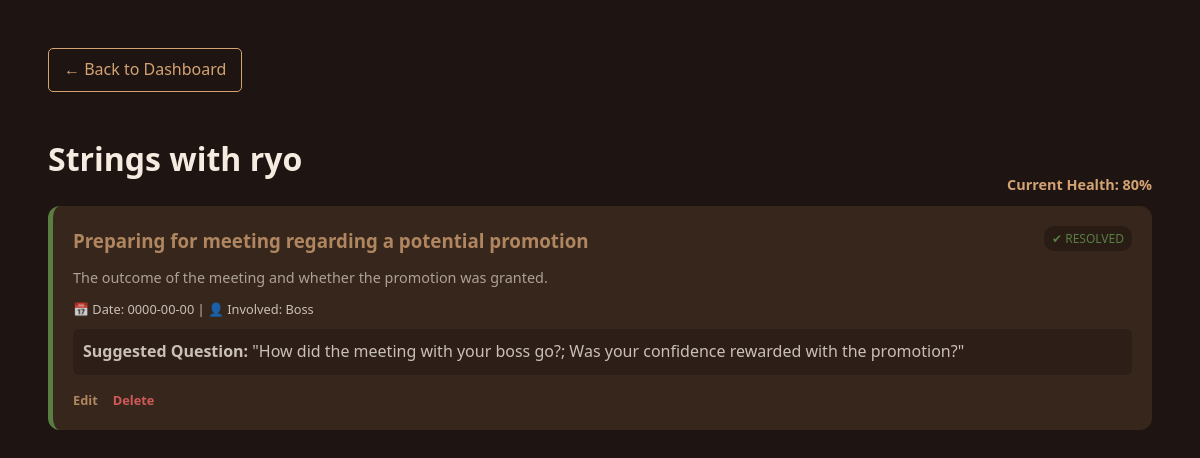
Page /user/view_events.php?id=10 (signed in) on the committed database.
### tables this page shows
CREATE TABLE `strings` (
  `stringID` int(11) NOT NULL,
  `connectionID` int(11) DEFAULT NULL,
  `ownerID` varchar(10) DEFAULT NULL,
  `stringHealth` decimal(5,2) DEFAULT 100.00,
  `lastInteraction` timestamp NOT NULL DEFAULT current_timestamp() ON UPDATE current_timestamp()
);

CREATE TABLE `connections` (
  `ownerID` varchar(10) DEFAULT NULL,
  `connectionID` int(11) NOT NULL,
  `Name` varchar(20) DEFAULT NULL,
  `RelationshipType` enum('Friend','Family','Partner','Colleague') DEFAULT NULL,
  `Birthday` date DEFAULT NULL,
  `Bio` varchar(100) DEFAULT NULL
);

CREATE TABLE `events` (
  `eventID` int(11) NOT NULL,
  `ownerID` varchar(10) DEFAULT NULL,
  `connectionID` int(11) DEFAULT NULL,
  `Antagonist` varchar(80) DEFAULT NULL,
  `EventTitle` varchar(100) DEFAULT NULL,
  `EventDate` date DEFAULT NULL,
  `FollowUpTopic` varchar(200) DEFAULT NULL,
  `SuggestedQuestions` text DEFAULT NULL,
  `isResolved` tinyint(1) DEFAULT 0
);

### user/view_events.php (the view, shortened to what this page needs)
<?php
require_once '../config/db.php';
$cid = $_GET['id'];
$uid = $_SESSION['user_id'];
$cStmt = $conn->prepare("SELECT c.Name, s.stringHealth
                         FROM CONNECTIONS c
                         JOIN strings s ON c.connectionID = s.connectionID
                         WHERE c.connectionID = ? AND c.ownerID = ?");
$cStmt->bind_param("is", $cid, $uid);
$cStmt->execute();
$data = $cStmt->get_result()->fetch_assoc();
$cName = $data['Name'] ?? "Connection";
$health = $data['stringHealth'] ?? 0;
$stmt = $conn->prepare("SELECT * FROM EVENTS WHERE connectionID = ? AND ownerID = ? ORDER BY isResolved ASC, eventID DESC");
$stmt->bind_param("is", $cid, $uid);
$stmt->execute();
$events = $stmt->get_result();
?>
<!DOCTYPE html>
<html>
<head>
</head>
<body>
    <a href="dashboard.php" class="btn-back">← Back to Dashboard</a>
    <div style="display: flex; justify-content: space-between; align-items: flex-end;">
        <h1>Strings with <?php echo htmlspecialchars($cName); ?></h1>
        <span class="health-indicator" style="color: <?php echo ($health < 50) ? '#ff6b6b' : '#d4a373'; ?>">
            Current Health: <?php echo number_format($health, 0); ?>%
        </span>
    </div>
    <?php if($events->num_rows > 0): ?>
        <?php while($e = $events->fetch_assoc()): ?>
            <div class="event-card <?php echo ($e['isResolved']) ? 'resolved' : ''; ?>">
                <span class="status-badge" style="color: <?php echo ($e['isResolved']) ? '#6a994e' : '#d4a373'; ?>">
                    <?php echo ($e['isResolved']) ? '✔ RESOLVED' : '⏳ PENDING'; ?>
                </span>
                <h3 style="margin:0; color:#d4a373"><?php echo htmlspecialchars($e['EventTitle']); ?></h3>
                <p style="font-size:0.9rem; opacity:0.8; margin: 10px 0;"><?php echo htmlspecialchars($e['FollowUpTopic']); ?></p>
                <div style="font-size:0.8rem">
                    <span>📅 Date: <?php echo $e['EventDate'] ?? 'Unknown'; ?></span> |
                    <span>👤 Involved: <?php echo htmlspecialchars($e['Antagonist'] ?? 'N/A'); ?></span>
                </div>
                <div style="background:rgba(0,0,0,0.2); padding:10px; border-radius:5px; margin-top:10px">
                    <strong>Suggested Question:</strong> "<?php echo htmlspecialchars($e['SuggestedQuestions']); ?>"
                </div>
                <div class="actions">
                    <a href="update_event.php?id=<?php echo $e['eventID']; ?>" class="btn-edit">Edit</a>
                    <a href="delete_event.php?id=<?php echo $e['eventID']; ?>&cid=<?php echo $cid; ?>"
                       class="btn-delete"
                       onclick="return confirm('Delete this event?')">Delete</a>
                </div>
            </div>
        <?php endwhile; ?>
    <?php else: ?>
        <p style="opacity:0.5">No events extracted yet. Add a brain dump in the dashboard to start the string.</p>
    <?php endif; ?>
</body>
</html>

### user/view_events.php (style rules this page uses)
body { font-family: 'Segoe UI', sans-serif; background: #1e1412; color: #f5ebe0; padding: 40px; line-height: 1.6; }
.btn-back { color: #d4a373; text-decoration: none; border: 1px solid #d4a373; padding: 8px 15px; border-radius: 5px; margin-bottom: 20px; display: inline-block; transition: 0.3s; }
.health-indicator { font-size: 0.9rem; font-weight: bold; margin-bottom: 10px; display: block; }
.event-card { background: #3d2b1f; padding: 20px; border-radius: 12px; border-left: 5px solid #d4a373; margin-bottom: 20px; position: relative; transition: 0.2s; }
.event-card.resolved { border-left-color: #6a994e; opacity: 0.8; }
.actions { margin-top: 15px; display: flex; gap: 15px; align-items: center; }
.actions a { font-size: 0.8rem; text-decoration: none; font-weight: bold; }
.btn-edit { color: #d4a373; }
.btn-delete { color: #ff6b6b; }
.status-badge { font-size: 0.75rem; padding: 3px 8px; border-radius: 10px; background: rgba(0,0,0,0.3); float: right; }

### rows in the picture
strings: connectionID.Name "ryo", stringHealth "80"
events: isResolved "✔ RESOLVED", EventTitle "Preparing for meeting regarding a potential promotion", FollowUpTopic "The outcome of the meeting and whether the promotion was granted.", EventDate "0000-00-00", Antagonist "Boss", SuggestedQuestions "How did the meeting with your boss go?; Was your confidence rewarded with the promotion?"
